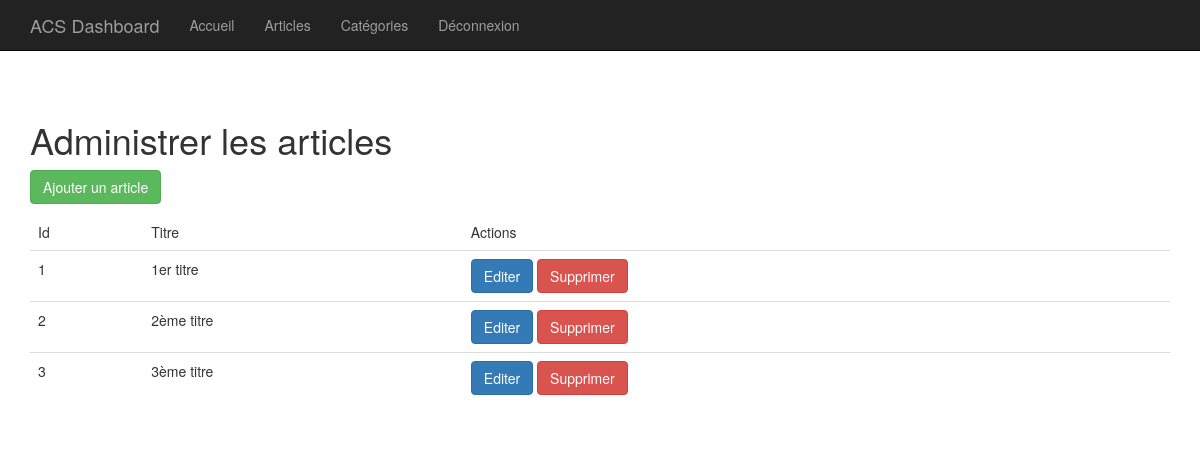
Page /index.php?p=admin.posts.index (signed in) on the earlier database version.
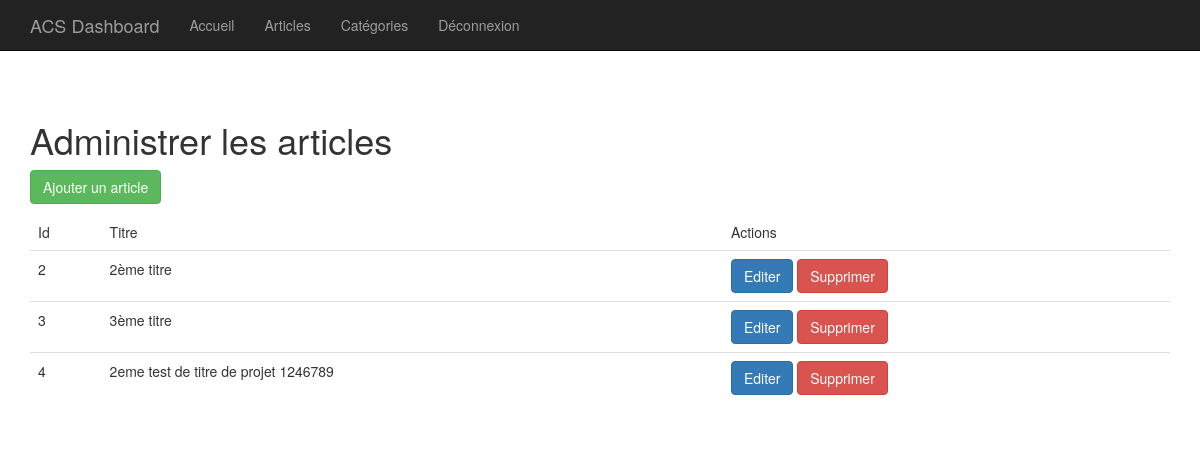
Same page on the later database version.
### tables this page shows
CREATE TABLE IF NOT EXISTS `articles` (
  `id` int(11) NOT NULL AUTO_INCREMENT,
  `titre` varchar(255) DEFAULT NULL,
  `lieuachat` varchar(255) DEFAULT NULL,
  `adresseachat` varchar(255) DEFAULT NULL,
  `urlachat` varchar(255) DEFAULT NULL,
  `ref` varchar(255) NOT NULL,
  `dateachat` varchar(20) NOT NULL,
  `datefingarantie` varchar(20) NOT NULL,
  `category_id` int(11) DEFAULT NULL,
  `prix` int(10) NOT NULL DEFAULT 0,
  `conseilsentretien` longtext DEFAULT NULL,
  `phototicketachat` varchar(255) DEFAULT NULL,
  `manuelutilisation` longtext DEFAULT NULL,
  PRIMARY KEY (`id`)
);

### core/Controller/Controller.php (called while the page is built, shortened)
<?php
    class Controller{
        protected $viewPath;
        protected function render($view, $variables = []){
            extract($variables);
            require($this->viewPath . str_replace('.', '/', $view) . '.php');
        }
    }
?>

### app/Controller/Admin/PostsController.php (called while the page is built, shortened)
<?php
    class PostsController extends AppController{
        public function index(){
            $posts = $this->Post->all();
            $this->render('admin.posts.index', compact('posts'));
        }
    }
?>

### public/index.php (called while the page is built, shortened)
<?php
    if(isset($_GET['p'])){
        $page = $_GET['p'];
    }
    else{
        $page = 'posts.index';
    }
    $page = explode('.', $page);
    if($page[0] == 'admin'){
        $action = $page[2];
    }
    else{
        $controller = '\App\Controller\\' . ucfirst($page[0]) . 'Controller';
        $action = $page[1];
    }
    $controller = new $controller();
    $controller->$action();
?>

### core/Table/Table.php (called while the page is built, shortened)
<?php
    class Table{
        protected $table;
        protected $db;
        public function __construct(Database $db){
            $this->db = $db;
        }
        public function all(){
            return $this->query("SELECT * FROM " . $this->table);
        }
        public function query($statement, $attributes = null, $one = false){
            if($attributes){
                return $this->db->prepare(
                    $statement,
                    $attributes,
                    str_replace('Table', 'Entity', get_class($this)),
                    $one
                );
            }
             else{
                return $this->db->query(
                    $statement,
                    str_replace('Table', 'Entity', get_class($this)),
                     $one
                );
            }
        }
    }
?>

### core/Database/MysqlDatabase.php (called while the page is built, shortened)
<?php
    class MysqlDatabase extends Database{
        private $pdo;
        private function getPDO(){
            if($this->pdo === null){
                $pdo = new PDO('mysql:dbname=mvc-blog;host=localhost', 'root', '');
                $pdo->setAttribute(PDO::ATTR_ERRMODE, PDO::ERRMODE_EXCEPTION);
                $this->pdo = $pdo;
            }
            return $this->pdo;
        }
        public function query($statement, $class_name = null, $one = false){
            $req = $this->getPDO()->query($statement);
            if($class_name === null){
                $req->setFetchMode(PDO::FETCH_OBJ);
            }
            else{
                $req->setFetchMode(PDO::FETCH_CLASS, $class_name);
            }
            if($one){
                $datas = $req->fetch();
            }
            else{
                $datas = $req->fetchAll();
            }
            return $datas;
        }
    }
?>

### app/Autoloader.php (called while the page is built, shortened)
<?php
  class Autoloader{
      static function autoload($class){
          if (strpos($class, __NAMESPACE__ . '\\') === 0){
              $class = str_replace(__NAMESPACE__ . '\\', '', $class);
              $class = str_replace('\\', '/', $class);
          }
      }
  }

### core/Autoloader.php (called while the page is built, shortened)
<?php
  class Autoloader{
      static function autoload($class){
          if (strpos($class, __NAMESPACE__ . '\\') === 0){
              $class = str_replace(__NAMESPACE__ . '\\', '', $class);
              $class = str_replace('\\', '/', $class);
          }
      }
  }

### app/Views/admin/posts/index.php (the view, shortened to what this page needs)
<h1>Administrer les articles</h1>
<p>
  <a class="btn btn-success" href="?p=admin.posts.add" >Ajouter un article</a>
</p>
<table class="table">
    <thead>
        <tr>
            <td>Id</td>
            <td>Titre</td>
            <td>Actions</td>
        </tr>
    </thead>
    <tbody>
        <?php foreach ($posts as $post): ?>
            <tr>
                <td><?= $post->id; ?></td>
                <td><?= $post->titre; ?></td>
                <td>
                    <a class="btn btn-primary" href="?p=admin.posts.edit&id=<?= $post->id; ?>" >Editer</a>
                    <form action="?p=admin.posts.delete" method="post" style="display: inline;">
                        <button type="submit" class="btn btn-danger">Supprimer</button>
                    </form>
                </td>
            </tr>
        <?php endforeach; ?>
    </tbody>
</table>

Differences in the rows shown:
removed articles: id "1", titre "1er titre"
added articles: id "4", titre "2eme test de titre de projet 1246789"
